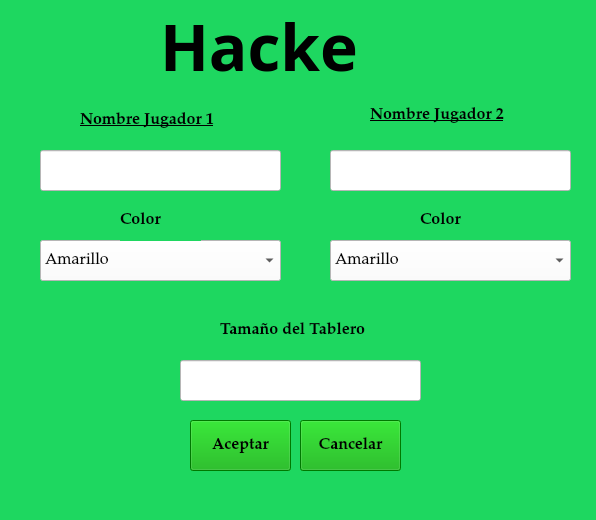
<?xml version="1.0" encoding="UTF-8"?>
<ui version="4.0">
 <class>MainWindow</class>
 <widget class="QMainWindow" name="MainWindow">
  <property name="geometry">
   <rect>
    <x>0</x>
    <y>0</y>
    <width>596</width>
    <height>520</height>
   </rect>
  </property>
  <property name="windowTitle">
   <string>MainWindow</string>
  </property>
  <property name="styleSheet">
   <string notr="true">background-color: rgb(30, 215, 96);</string>
  </property>
  <widget class="QWidget" name="centralwidget">
   <widget class="QLabel" name="label">
    <property name="geometry">
     <rect>
      <x>160</x>
      <y>-40</y>
      <width>301</width>
      <height>171</height>
     </rect>
    </property>
    <property name="font">
     <font>
      <family>Arial Black</family>
      <pointsize>48</pointsize>
      <weight>75</weight>
      <bold>true</bold>
     </font>
    </property>
    <property name="text">
     <string>Hacke</string>
    </property>
   </widget>
   <widget class="QLabel" name="label_2">
    <property name="geometry">
     <rect>
      <x>80</x>
      <y>100</y>
      <width>181</width>
      <height>41</height>
     </rect>
    </property>
    <property name="font">
     <font>
      <family>Palatino Linotype</family>
      <pointsize>12</pointsize>
      <weight>75</weight>
      <bold>true</bold>
      <underline>true</underline>
     </font>
    </property>
    <property name="text">
     <string>Nombre Jugador 1</string>
    </property>
   </widget>
   <widget class="QLabel" name="label_3">
    <property name="geometry">
     <rect>
      <x>370</x>
      <y>100</y>
      <width>181</width>
      <height>31</height>
     </rect>
    </property>
    <property name="font">
     <font>
      <family>Palatino Linotype</family>
      <pointsize>12</pointsize>
      <weight>75</weight>
      <bold>true</bold>
      <underline>true</underline>
     </font>
    </property>
    <property name="text">
     <string>Nombre Jugador 2</string>
    </property>
   </widget>
   <widget class="QLineEdit" name="txt_jugador1">
    <property name="geometry">
     <rect>
      <x>40</x>
      <y>150</y>
      <width>241</width>
      <height>41</height>
     </rect>
    </property>
    <property name="font">
     <font>
      <family>Palatino Linotype</family>
      <pointsize>12</pointsize>
     </font>
    </property>
    <property name="styleSheet">
     <string notr="true">background-color: rgb(255, 255, 255);</string>
    </property>
   </widget>
   <widget class="QLineEdit" name="txt_jugador2">
    <property name="geometry">
     <rect>
      <x>330</x>
      <y>150</y>
      <width>241</width>
      <height>41</height>
     </rect>
    </property>
    <property name="font">
     <font>
      <family>Palatino Linotype</family>
      <pointsize>12</pointsize>
     </font>
    </property>
    <property name="styleSheet">
     <string notr="true">background-color: rgb(255, 255, 255);</string>
    </property>
   </widget>
   <widget class="QComboBox" name="box_color1">
    <property name="geometry">
     <rect>
      <x>40</x>
      <y>240</y>
      <width>241</width>
      <height>41</height>
     </rect>
    </property>
    <property name="font">
     <font>
      <family>Palatino Linotype</family>
      <pointsize>12</pointsize>
     </font>
    </property>
    <property name="styleSheet">
     <string notr="true">background-color: rgb(255, 255, 255);</string>
    </property>
    <item>
     <property name="text">
      <string>Amarillo</string>
     </property>
    </item>
    <item>
     <property name="text">
      <string>Azul</string>
     </property>
    </item>
    <item>
     <property name="text">
      <string>Rojo</string>
     </property>
    </item>
    <item>
     <property name="text">
      <string>Verde</string>
     </property>
    </item>
   </widget>
   <widget class="QLabel" name="label_4">
    <property name="geometry">
     <rect>
      <x>120</x>
      <y>200</y>
      <width>81</width>
      <height>41</height>
     </rect>
    </property>
    <property name="font">
     <font>
      <family>Palatino Linotype</family>
      <pointsize>12</pointsize>
      <weight>75</weight>
      <bold>true</bold>
      <underline>false</underline>
     </font>
    </property>
    <property name="text">
     <string>Color</string>
    </property>
   </widget>
   <widget class="QLabel" name="label_5">
    <property name="geometry">
     <rect>
      <x>420</x>
      <y>200</y>
      <width>81</width>
      <height>41</height>
     </rect>
    </property>
    <property name="font">
     <font>
      <family>Palatino Linotype</family>
      <pointsize>12</pointsize>
      <weight>75</weight>
      <bold>true</bold>
      <underline>false</underline>
     </font>
    </property>
    <property name="text">
     <string>Color</string>
    </property>
   </widget>
   <widget class="QComboBox" name="box_color2">
    <property name="geometry">
     <rect>
      <x>330</x>
      <y>240</y>
      <width>241</width>
      <height>41</height>
     </rect>
    </property>
    <property name="font">
     <font>
      <family>Palatino Linotype</family>
      <pointsize>12</pointsize>
     </font>
    </property>
    <property name="styleSheet">
     <string notr="true">background-color: rgb(255, 255, 255);</string>
    </property>
    <item>
     <property name="text">
      <string>Amarillo</string>
     </property>
    </item>
    <item>
     <property name="text">
      <string>Azul</string>
     </property>
    </item>
    <item>
     <property name="text">
      <string>Rojo</string>
     </property>
    </item>
    <item>
     <property name="text">
      <string>Verde</string>
     </property>
    </item>
   </widget>
   <widget class="QPushButton" name="btn_aceptar">
    <property name="geometry">
     <rect>
      <x>190</x>
      <y>420</y>
      <width>101</width>
      <height>51</height>
     </rect>
    </property>
    <property name="font">
     <font>
      <family>Palatino Linotype</family>
      <pointsize>12</pointsize>
      <weight>75</weight>
      <bold>true</bold>
     </font>
    </property>
    <property name="styleSheet">
     <string notr="true">background-color: rgb(0, 170, 0);</string>
    </property>
    <property name="text">
     <string>Aceptar</string>
    </property>
   </widget>
   <widget class="QPushButton" name="btn_cancelar">
    <property name="geometry">
     <rect>
      <x>300</x>
      <y>420</y>
      <width>101</width>
      <height>51</height>
     </rect>
    </property>
    <property name="font">
     <font>
      <family>Palatino Linotype</family>
      <pointsize>12</pointsize>
      <weight>75</weight>
      <bold>true</bold>
     </font>
    </property>
    <property name="styleSheet">
     <string notr="true">background-color: rgb(0, 170, 0);</string>
    </property>
    <property name="text">
     <string>Cancelar</string>
    </property>
   </widget>
   <widget class="QLineEdit" name="txt_tablero">
    <property name="geometry">
     <rect>
      <x>180</x>
      <y>360</y>
      <width>241</width>
      <height>41</height>
     </rect>
    </property>
    <property name="font">
     <font>
      <family>Palatino Linotype</family>
      <pointsize>12</pointsize>
     </font>
    </property>
    <property name="styleSheet">
     <string notr="true">background-color: rgb(255, 255, 255);</string>
    </property>
   </widget>
   <widget class="QLabel" name="label_6">
    <property name="geometry">
     <rect>
      <x>220</x>
      <y>310</y>
      <width>211</width>
      <height>41</height>
     </rect>
    </property>
    <property name="font">
     <font>
      <family>Palatino Linotype</family>
      <pointsize>12</pointsize>
      <weight>75</weight>
      <bold>true</bold>
      <underline>false</underline>
     </font>
    </property>
    <property name="text">
     <string>Tamaño del Tablero</string>
    </property>
   </widget>
  </widget>
  <widget class="QMenuBar" name="menubar">
   <property name="geometry">
    <rect>
     <x>0</x>
     <y>0</y>
     <width>596</width>
     <height>26</height>
    </rect>
   </property>
  </widget>
  <widget class="QStatusBar" name="statusbar"/>
 </widget>
 <resources/>
 <connections/>
</ui>
